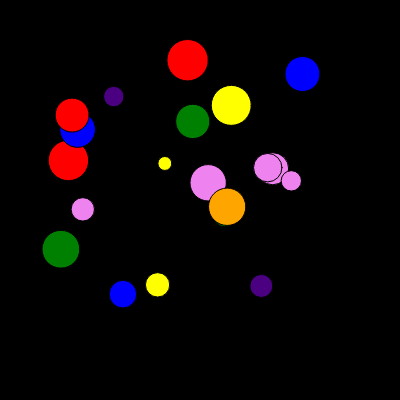
Frame 1 (no input)
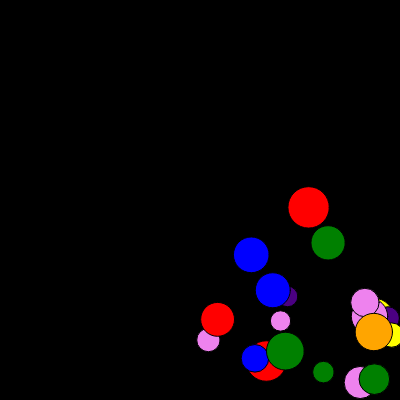
Frame 60 (no input)
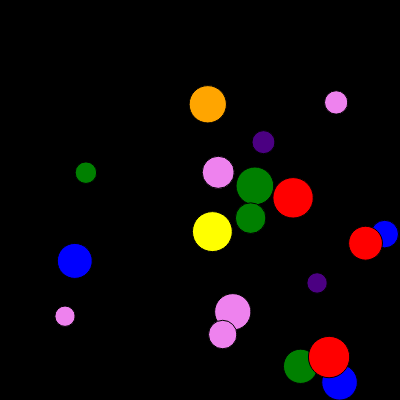
Frame 120 (the mouse pressed at the canvas centre since frame 60)

The p5.js sketch that drew these frames (run headless with seeded random() and noise() and a simulated clock; from frame 60 on, the mouse is pressed at the canvas centre):

// p5.js sketch
// ── sketch.js
let bballs = [];
let num = 20;
let colors = ["red", "orange", "yellow", "green", "blue", "indigo", "violet"];

function setup() {
  createCanvas(400, 400);

  for (let i = 0; i <= num; i++) {
    bballs.push(
      new Ball(
        random(50, 300),
        random(50, 300),
        random(10, 50),
        random(2, 4),
        random(2, 4),
        random(colors),
        false
      )
    );
  }
}

function draw() {
  background(0);
  for (let i = 0; i < bballs.length; i++) {
    bballs[i].draw();
    if (mouseOverBall(bballs[i])) {
      bballs.splice(i, 1);
    }
  }
}
function mouseOverBall(Ball) {
  let d = dist(mouseX, mouseY, Ball.xpos, Ball.ypos);
  return d < 25;
}

class Ball {
  constructor(xpos, ypos, w, dx, dy, ccolor, following) {
    this.xpos = xpos;
    this.ypos = ypos;
    this.w = w;
    this.dx = dx;
    this.dy = dy;
    this.color = ccolor;
    this.following = following;
    this.speed = 0.1;
  }

  draw() {
    this.move(this.dx, this.dy);
    fill(this.color);
    circle(this.xpos, this.ypos, this.w);
  }

  move() {
    if (this.following) {
      this.follow();
    } else {
      this.bounce();
    }
  }

  follow() {
    this.xpos = lerp(this.xpos, mouseX, this.speed);
    this.ypos = lerp(this.ypos, mouseY, this.speed);
  }
  bounce() {
    if (this.xpos + this.w / 2 >= 400 || this.xpos - this.w / 2 <= 0) {
      this.dx = -this.dx;
    }
    if (this.ypos + this.w / 2 >= 400 || this.ypos - this.w / 2 <= 0) {
      this.dy = -this.dy;
    }

    this.xpos += this.dx;
    this.ypos += this.dy;
  }
}

function mousePressed() {
  let clickBall = new Ball(
    mouseX,
    mouseY,
    random(10, 50),
    random(1, 5),
    random(1, 5),
    "blue",
    true
  );
  bballs.push(clickBall);
}

// function mouseOverBall(Ball) {
//   let d = dist(mouseX, mouseY, Ball.xpos, Ball.ypos);
//   return d < 25;
// }
